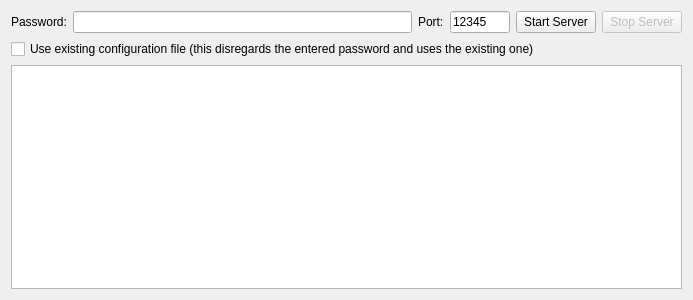
<?xml version="1.0" encoding="UTF-8"?>
<ui version="4.0">
 <class>Application</class>
 <widget class="QWidget" name="Application">
  <property name="geometry">
   <rect>
    <x>0</x>
    <y>0</y>
    <width>693</width>
    <height>300</height>
   </rect>
  </property>
  <property name="windowTitle">
   <string>VuzdarServer</string>
  </property>
  <layout class="QVBoxLayout" name="verticalLayout">
   <item>
    <layout class="QHBoxLayout" name="horizontalLayout">
     <item>
      <widget class="QLabel" name="passwordLabel">
       <property name="text">
        <string>Password:</string>
       </property>
      </widget>
     </item>
     <item>
      <widget class="QLineEdit" name="passwordText">
       <property name="text">
        <string/>
       </property>
       <property name="echoMode">
        <enum>QLineEdit::PasswordEchoOnEdit</enum>
       </property>
      </widget>
     </item>
     <item>
      <widget class="QLabel" name="portLabel">
       <property name="text">
        <string>Port:</string>
       </property>
      </widget>
     </item>
     <item>
      <widget class="QLineEdit" name="portText">
       <property name="enabled">
        <bool>true</bool>
       </property>
       <property name="maximumSize">
        <size>
         <width>60</width>
         <height>16777215</height>
        </size>
       </property>
       <property name="text">
        <string>12345</string>
       </property>
      </widget>
     </item>
     <item>
      <widget class="QPushButton" name="startButton">
       <property name="text">
        <string>Start Server</string>
       </property>
      </widget>
     </item>
     <item>
      <widget class="QPushButton" name="stopButton">
       <property name="enabled">
        <bool>false</bool>
       </property>
       <property name="text">
        <string>Stop Server</string>
       </property>
      </widget>
     </item>
    </layout>
   </item>
   <item>
    <widget class="QCheckBox" name="useOldConfig">
     <property name="text">
      <string>Use existing configuration file (this disregards the entered password and uses the existing one)</string>
     </property>
     <property name="checked">
      <bool>false</bool>
     </property>
    </widget>
   </item>
   <item>
    <widget class="QPlainTextEdit" name="displayText">
     <property name="readOnly">
      <bool>true</bool>
     </property>
    </widget>
   </item>
  </layout>
 </widget>
 <layoutdefault spacing="6" margin="11"/>
 <resources/>
 <connections/>
</ui>
